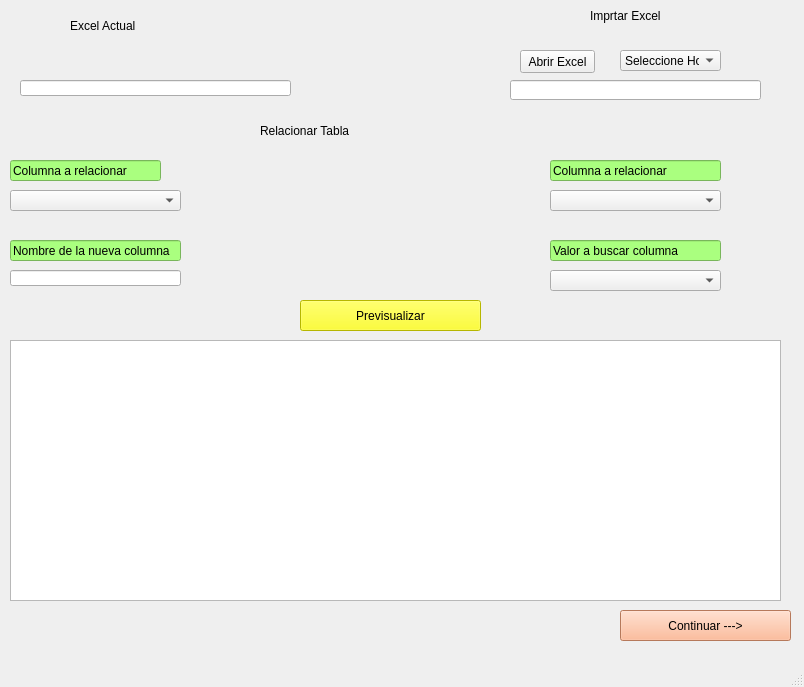
<?xml version="1.0" encoding="UTF-8"?>
<ui version="4.0">
 <class>Relacionar</class>
 <widget class="QMainWindow" name="Relacionar">
  <property name="geometry">
   <rect>
    <x>0</x>
    <y>0</y>
    <width>804</width>
    <height>687</height>
   </rect>
  </property>
  <property name="windowTitle">
   <string>Relacionar Tablas</string>
  </property>
  <widget class="QWidget" name="centralwidget">
   <widget class="QLabel" name="label">
    <property name="geometry">
     <rect>
      <x>590</x>
      <y>0</y>
      <width>151</width>
      <height>31</height>
     </rect>
    </property>
    <property name="styleSheet">
     <string notr="true">font: 30pt &quot;Niagara Solid&quot;;</string>
    </property>
    <property name="text">
     <string>Imprtar Excel</string>
    </property>
   </widget>
   <widget class="QPushButton" name="B_abrir">
    <property name="geometry">
     <rect>
      <x>520</x>
      <y>50</y>
      <width>75</width>
      <height>23</height>
     </rect>
    </property>
    <property name="text">
     <string>Abrir Excel</string>
    </property>
   </widget>
   <widget class="QLineEdit" name="lineEdit">
    <property name="geometry">
     <rect>
      <x>510</x>
      <y>80</y>
      <width>251</width>
      <height>20</height>
     </rect>
    </property>
   </widget>
   <widget class="QLabel" name="label_2">
    <property name="geometry">
     <rect>
      <x>70</x>
      <y>10</y>
      <width>141</width>
      <height>31</height>
     </rect>
    </property>
    <property name="styleSheet">
     <string notr="true">font: 30pt &quot;Niagara Solid&quot;;</string>
    </property>
    <property name="text">
     <string>Excel Actual</string>
    </property>
   </widget>
   <widget class="QLineEdit" name="lineEdit_2">
    <property name="geometry">
     <rect>
      <x>20</x>
      <y>80</y>
      <width>271</width>
      <height>16</height>
     </rect>
    </property>
    <property name="readOnly">
     <bool>true</bool>
    </property>
   </widget>
   <widget class="QLabel" name="label_3">
    <property name="geometry">
     <rect>
      <x>260</x>
      <y>110</y>
      <width>341</width>
      <height>41</height>
     </rect>
    </property>
    <property name="styleSheet">
     <string notr="true">font: italic 38pt &quot;MS Serif&quot;;
</string>
    </property>
    <property name="text">
     <string>Relacionar Tabla</string>
    </property>
   </widget>
   <widget class="QLineEdit" name="lineEdit_3">
    <property name="geometry">
     <rect>
      <x>10</x>
      <y>160</y>
      <width>151</width>
      <height>21</height>
     </rect>
    </property>
    <property name="styleSheet">
     <string notr="true">background-color: rgb(170, 255, 127);</string>
    </property>
    <property name="text">
     <string>Columna a relacionar</string>
    </property>
    <property name="readOnly">
     <bool>true</bool>
    </property>
   </widget>
   <widget class="QLineEdit" name="lineEdit_4">
    <property name="geometry">
     <rect>
      <x>550</x>
      <y>160</y>
      <width>171</width>
      <height>21</height>
     </rect>
    </property>
    <property name="styleSheet">
     <string notr="true">background-color: rgb(170, 255, 127);</string>
    </property>
    <property name="text">
     <string>Columna a relacionar</string>
    </property>
    <property name="readOnly">
     <bool>true</bool>
    </property>
   </widget>
   <widget class="QComboBox" name="Box_colA">
    <property name="geometry">
     <rect>
      <x>10</x>
      <y>190</y>
      <width>171</width>
      <height>21</height>
     </rect>
    </property>
   </widget>
   <widget class="QComboBox" name="Box_colN">
    <property name="geometry">
     <rect>
      <x>550</x>
      <y>190</y>
      <width>171</width>
      <height>21</height>
     </rect>
    </property>
   </widget>
   <widget class="QLineEdit" name="lineEdit_5">
    <property name="geometry">
     <rect>
      <x>10</x>
      <y>240</y>
      <width>171</width>
      <height>21</height>
     </rect>
    </property>
    <property name="styleSheet">
     <string notr="true">background-color: rgb(170, 255, 127);</string>
    </property>
    <property name="text">
     <string>Nombre de la nueva columna </string>
    </property>
    <property name="readOnly">
     <bool>true</bool>
    </property>
   </widget>
   <widget class="QLineEdit" name="T_col">
    <property name="geometry">
     <rect>
      <x>10</x>
      <y>270</y>
      <width>171</width>
      <height>16</height>
     </rect>
    </property>
   </widget>
   <widget class="QLineEdit" name="lineEdit_7">
    <property name="geometry">
     <rect>
      <x>550</x>
      <y>240</y>
      <width>171</width>
      <height>21</height>
     </rect>
    </property>
    <property name="styleSheet">
     <string notr="true">background-color: rgb(170, 255, 127);</string>
    </property>
    <property name="text">
     <string>Valor a buscar columna</string>
    </property>
    <property name="readOnly">
     <bool>true</bool>
    </property>
   </widget>
   <widget class="QComboBox" name="Box_buscar">
    <property name="geometry">
     <rect>
      <x>550</x>
      <y>270</y>
      <width>171</width>
      <height>21</height>
     </rect>
    </property>
   </widget>
   <widget class="QPushButton" name="B_previsalizar">
    <property name="geometry">
     <rect>
      <x>300</x>
      <y>300</y>
      <width>181</width>
      <height>31</height>
     </rect>
    </property>
    <property name="styleSheet">
     <string notr="true">font: 22pt &quot;MS Shell Dlg 2&quot;;
background-color: rgb(255, 255, 0);</string>
    </property>
    <property name="text">
     <string>Previsualizar</string>
    </property>
   </widget>
   <widget class="QTableWidget" name="Vista">
    <property name="geometry">
     <rect>
      <x>10</x>
      <y>340</y>
      <width>771</width>
      <height>261</height>
     </rect>
    </property>
   </widget>
   <widget class="QPushButton" name="pushButton_3">
    <property name="geometry">
     <rect>
      <x>620</x>
      <y>610</y>
      <width>171</width>
      <height>31</height>
     </rect>
    </property>
    <property name="styleSheet">
     <string notr="true">font: 10pt &quot;MS Shell Dlg 2&quot;;
background-color: rgb(255, 170, 127);</string>
    </property>
    <property name="text">
     <string>Continuar ---&gt;</string>
    </property>
   </widget>
   <widget class="QComboBox" name="comboBox">
    <property name="geometry">
     <rect>
      <x>620</x>
      <y>50</y>
      <width>101</width>
      <height>21</height>
     </rect>
    </property>
    <item>
     <property name="text">
      <string>Seleccione Hoja</string>
     </property>
    </item>
   </widget>
  </widget>
  <widget class="QMenuBar" name="menubar">
   <property name="geometry">
    <rect>
     <x>0</x>
     <y>0</y>
     <width>804</width>
     <height>21</height>
    </rect>
   </property>
  </widget>
  <widget class="QStatusBar" name="statusbar"/>
 </widget>
 <resources/>
 <connections/>
</ui>
